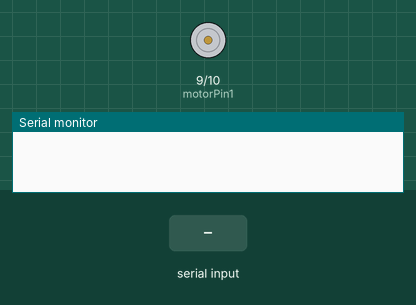
Recording of a sketch running on a simulated Arduino Uno, built with avr-gcc and run on an emulated ATmega328P. On the bench: motor-driver pin pairs drawn as motors (green arrow = first pin HIGH = forward, orange = second pin HIGH = backward, longer = more drive), the last lines printed to the serial monitor. Inputs (shaded band) come from the test bench.

Above: at 1.2 s.
1.3 s: "L" received over Serial
At 2.0 s:
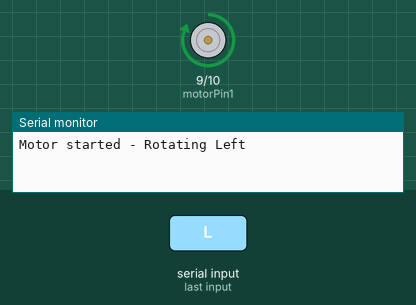
2.8 s: "R" received over Serial
At 3.2 s:
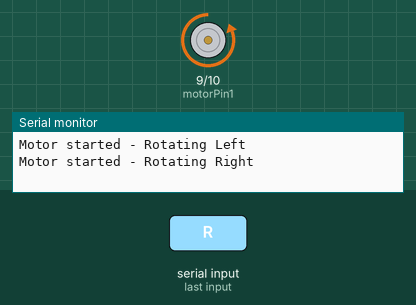
4.3 s: "S" received over Serial
At 5.5 s:
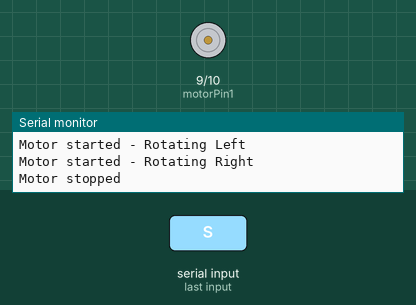
Timing chart, 0 to 7.3 s (numbered marks = the images above; inputs shaded):
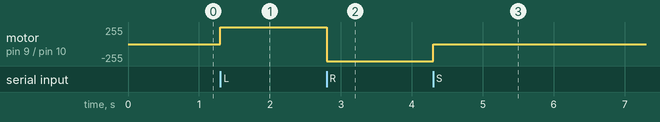

Measured:
- after the input at 1.3 s, motor on pin 9 (motorPin1) / pin 10 (motorPin2): stopped → forward 255/255 at once
- after the input at 2.8 s, motor on pin 9 (motorPin1) / pin 10 (motorPin2): forward 255/255 → backward 255/255 at once
- after the input at 4.3 s, motor on pin 9 (motorPin1) / pin 10 (motorPin2): backward 255/255 → stopped at once

The sketch:

333.ino
```cpp
int motorPin1 = 9;  // พินสำหรับหมุนซ้าย
int motorPin2 = 10; // พินสำหรับหมุนขวา

void setup() {
  pinMode(motorPin1, OUTPUT);  // กำหนดพินเป็น OUTPUT
  pinMode(motorPin2, OUTPUT);  // กำหนดพินเป็น OUTPUT
  Serial.begin(9600);          // เริ่มการสื่อสารผ่าน Serial
}

void loop() {
  if (Serial.available() > 0) {             // ตรวจสอบว่ามีข้อมูลเข้ามาหรือไม่
    char command = Serial.read();            // อ่านคำสั่งจาก Serial

    if (command == 'L') {                     // หากคำสั่งคือ 'L'
      digitalWrite(motorPin1, HIGH);         // หมุนมอเตอร์ซ้าย
      digitalWrite(motorPin2, LOW);          // หยุดหมุนขวา
      Serial.println("Motor started - Rotating Left");
    }
    else if (command == 'R') {                // หากคำสั่งคือ 'R'
      digitalWrite(motorPin1, LOW);          // หยุดหมุนซ้าย
      digitalWrite(motorPin2, HIGH);         // หมุนมอเตอร์ขวา
      Serial.println("Motor started - Rotating Right");
    }
    else if (command == 'S') {                // หากคำสั่งคือ 'S'
      digitalWrite(motorPin1, LOW);          // หยุดหมุนซ้าย
      digitalWrite(motorPin2, LOW);          // หยุดหมุนขวา
      Serial.println("Motor stopped");
    }
  }
}
```
